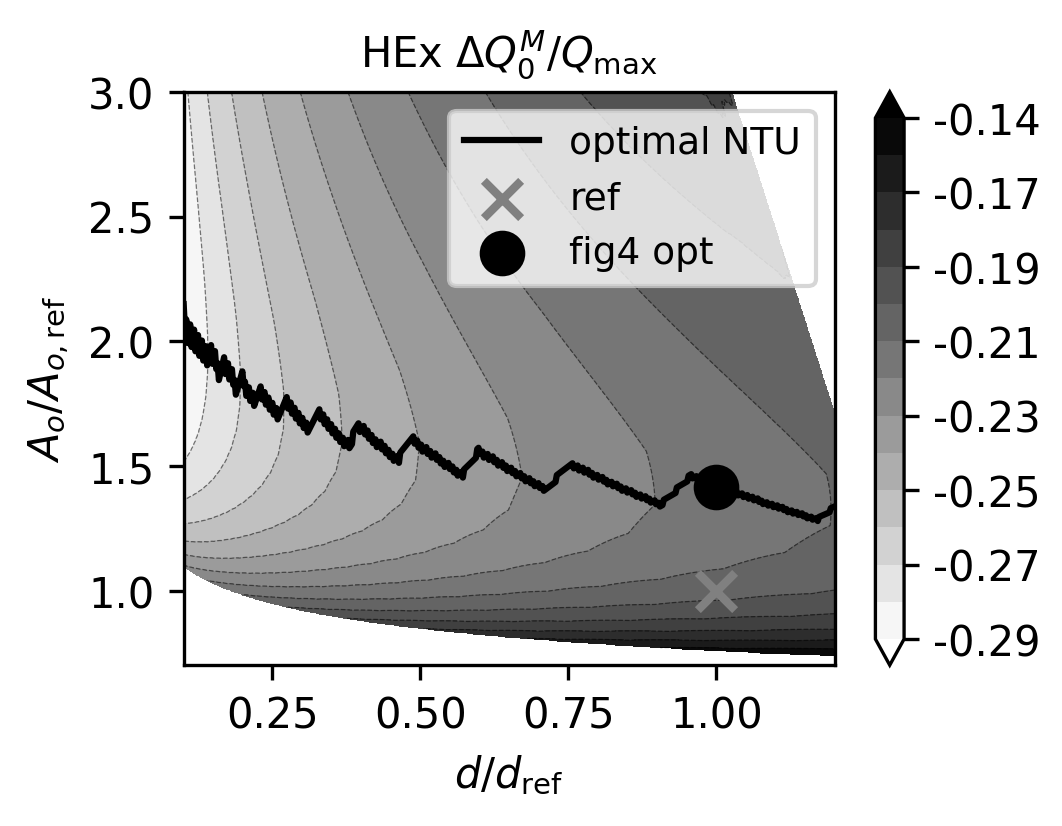

Source code (Python):
"""
2D contour plot of practical availability vs d_over_d_ref and scaled NTU.
Uses same inputs as newfig4 (Helicopter defaults). Pressure drop includes
multiplier d_over_d_ref**1.407. Y-axis: (NTU/NTU_match)**(-1.704) * (d_over_d_ref)**(-0.704).
"""

import os

import matplotlib.pyplot as plt
import matplotlib.ticker as mtick
import numpy as np
import xflow_ver07
from scipy.interpolate import griddata
from xflow_ver07 import (
    calculate_epsilon_ntu_curve,
    calculate_pressure_drop_ratio,
    practical_unavailable_creation_hex,
)

from heat_exchanger.epsilon_ntu import epsilon_ntu

save_dir = os.path.dirname(os.path.abspath(__file__))

# Helicopter defaults (same as newfig4)
DEFAULT_PRESSURE_DROP_ASSUMPTION = "inlet_density"
DEFAULT_C_COLD_OVER_C_HOT = 0.95
DEFAULT_D_R = 0.44
DEFAULT_G2_H = 2e-2
DEFAULT_ST_OVER_F = 0.4
DEFAULT_F_C_OVER_F_H = 1.0
DEFAULT_T = 1.7
DEFAULT_T_DEAD_OVER_T_COLD_IN = 0.52
DEFAULT_P_COLD_IN_OVER_P_HOT_IN = 7.2
DEFAULT_P_HOT_IN_OVER_P_DEAD = 1.03
DEFAULT_P_DEAD_OVER_P_HOT_IN = 1.0 / DEFAULT_P_HOT_IN_OVER_P_DEAD
DEFAULT_GAMMA = 1.4
NTU_MATCH = 1.479
DEFAULT_MOLAR_MASS_RATIO = 1.0
DEFAULT_A_R = 1.0
DEFAULT_DP_MAX = 0.2

# Sweep: d_over_d_ref from 0.5 to 1.2, 8 values step 0.1
D_OVER_D_REF_VALUES = np.linspace(0.5, 1.2, 10)  # 0.5, 0.6, ..., 1.2
NTU_MAX_AT_D_REF = 15.0  # NTU max at d/d_ref = 1; for smaller d, NTU max increases (2/d)
NTU_NUM = 10  # number of NTU points per d (sweep resolution)
CONTOUR_GRID_N = 20  # grid size for interpolation; contour smoothness is set by this, not NTU_NUM


def _ntu_max_for_d(d_over_d_ref):
    """NTU max for a given d/d_ref; increases as d decreases (e.g. 2/d)."""
    return NTU_MAX_AT_D_REF / d_over_d_ref


def _y_axis(d_over_d_ref, ntu):
    """Y-axis coordinate: (NTU/NTU_match)**(-1.704) * (d_over_d_ref)**(-0.704)."""
    return (ntu / NTU_MATCH) ** (-1.704) * (d_over_d_ref) ** (-0.704)


def _compute_reference_dp_curve(
    c_cold_over_c_hot,
    st_over_f,
    f_c_over_f_h,
    d_r,
    g2_h,
    pressure_drop_ratio,
    dp_max,
):
    """Reference hot pressure drop vs NTU at d_over_d_ref=1 (same formula as xflow 4.407).
    ntu_max set so the curve covers the full NTU range needed for all d (max at smallest d).
    Use a much higher dp_max for the reference curve so it covers full NTU range;
    actual dp_max check happens after scaling by d**1.407.
    """
    xflow_ver07.SHOW_CUBIC = True
    xflow_ver07.NTU_MATCH = NTU_MATCH
    ntu_max_ref = _ntu_max_for_d(D_OVER_D_REF_VALUES.min())
    # Add safety margin (1.2x) to ensure we cover all NTU values needed
    ntu_max_ref = ntu_max_ref * 1.2
    # Use much higher dp_max for reference curve so it covers full NTU range
    # The actual dp_max limit is applied after scaling by d**1.407
    dp_max_ref = dp_max * 3.0  # Allow reference curve to go much higher
    ntu_arr, _, dp_hot_ref, _, _ = calculate_epsilon_ntu_curve(
        c_cold_over_c_hot,
        st_over_f,
        f_c_over_f_h,
        d_r,
        g2_h,
        ntu_max=ntu_max_ref,
        dp_max=dp_max_ref,
        pressure_drop_percent_ratio_cold_over_hot=pressure_drop_ratio,
    )
    return ntu_arr, dp_hot_ref


def _practical_at_d_ntu(
    d_over_d_ref,
    ntu,
    ntu_ref,
    dp_hot_ref,
    c_cold_over_c_hot,
    pressure_drop_ratio,
    t,
    p_cold_in_over_p_hot_in,
    p_dead_over_p_hot_in,
    gamma,
    dp_max,
):
    """Practical unavailable creation at single (d, NTU). Pressure drop = ref_dp(NTU) * d**1.407."""
    # Interpolate reference dp at this NTU, then scale by d**1.407
    # np.interp will extrapolate if needed, but we'll check validity after
    dp_hot = np.interp(ntu, ntu_ref, dp_hot_ref) * (d_over_d_ref**1.407)
    dp_cold = pressure_drop_ratio * dp_hot

    if c_cold_over_c_hot <= 1.0:
        C_ratio = c_cold_over_c_hot
    else:
        C_ratio = 1.0 / c_cold_over_c_hot
    eps = epsilon_ntu(
        np.array([ntu]),
        C_ratio,
        exchanger_type="aligned_flow",
        flow_type="counterflow",
        n_passes=1,
    )[0]

    validity = (dp_hot < dp_max) & (dp_cold < dp_max)
    if not validity:
        return np.nan

    out = practical_unavailable_creation_hex(
        np.array([eps]),
        t,
        np.array([dp_hot]),
        np.array([dp_cold]),
        np.array([True]),
        p_cold_in_over_p_hot_in=p_cold_in_over_p_hot_in,
        p_dead_over_p_hot_in=p_dead_over_p_hot_in,
        gamma=gamma,
    )
    return float(out[0]) if len(out) > 0 else np.nan


def _fig4_optimum_ntu(
    ntu_ref,
    dp_hot_ref,
    c_cold_over_c_hot,
    pressure_drop_ratio,
    t,
    p_cold_in_over_p_hot_in,
    p_dead_over_p_hot_in,
    gamma,
    dp_max,
):
    """At d_over_d_ref=1, find NTU that minimizes practical_unavailable_creation (fig4 optimum)."""
    ntu_fine = np.linspace(0.35, NTU_MAX_AT_D_REF, 150)
    vals = []
    for ntu in ntu_fine:
        z = _practical_at_d_ntu(
            1.0,
            ntu,
            ntu_ref,
            dp_hot_ref,
            c_cold_over_c_hot,
            pressure_drop_ratio,
            t,
            p_cold_in_over_p_hot_in,
            p_dead_over_p_hot_in,
            gamma,
            dp_max,
        )
        vals.append(z)
    vals = np.array(vals)
    valid = np.isfinite(vals)
    if not np.any(valid):
        return None
    idx = np.nanargmin(vals)
    return float(ntu_fine[idx])


def _optimal_ntu_line(
    ntu_ref,
    dp_hot_ref,
    c_cold_over_c_hot,
    pressure_drop_ratio,
    t,
    p_cold_in_over_p_hot_in,
    p_dead_over_p_hot_in,
    gamma,
    dp_max,
):
    """Find optimal NTU for each d/d_ref, return (d_values, ntu_opt_values, y_opt_values)."""
    d_vals = []
    ntu_opt_vals = []
    y_opt_vals = []

    for d in D_OVER_D_REF_VALUES:
        ntu_max_d = _ntu_max_for_d(d)
        ntu_fine = np.linspace(0.35, ntu_max_d, NTU_NUM)
        vals = []
        for ntu in ntu_fine:
            z = _practical_at_d_ntu(
                d,
                ntu,
                ntu_ref,
                dp_hot_ref,
                c_cold_over_c_hot,
                pressure_drop_ratio,
                t,
                p_cold_in_over_p_hot_in,
                p_dead_over_p_hot_in,
                gamma,
                dp_max,
            )
            vals.append(z)
        vals = np.array(vals)
        valid = np.isfinite(vals)
        if np.any(valid):
            idx = np.nanargmin(vals)
            ntu_opt = float(ntu_fine[idx])
            y_opt = _y_axis(d, ntu_opt)
            d_vals.append(d)
            ntu_opt_vals.append(ntu_opt)
            y_opt_vals.append(y_opt)

    return np.array(d_vals), np.array(ntu_opt_vals), np.array(y_opt_vals)


def run_sweep_and_plot(
    c_cold_over_c_hot=DEFAULT_C_COLD_OVER_C_HOT,
    st_over_f=DEFAULT_ST_OVER_F,
    f_c_over_f_h=DEFAULT_F_C_OVER_F_H,
    d_r=DEFAULT_D_R,
    g2_h=DEFAULT_G2_H,
    t=DEFAULT_T,
    p_cold_in_over_p_hot_in=DEFAULT_P_COLD_IN_OVER_P_HOT_IN,
    p_dead_over_p_hot_in=DEFAULT_P_DEAD_OVER_P_HOT_IN,
    gamma=DEFAULT_GAMMA,
    pressure_drop_assumption=DEFAULT_PRESSURE_DROP_ASSUMPTION,
    molar_mass_ratio=DEFAULT_MOLAR_MASS_RATIO,
    a_r=DEFAULT_A_R,
    dp_max=DEFAULT_DP_MAX,
    base_name="newfig5",
):
    """Build 2D sweep (d_over_d_ref, NTU) and plot contour of practical availability."""
    sigma_r = d_r * a_r if a_r is not None else None
    pressure_drop_ratio = calculate_pressure_drop_ratio(
        pressure_drop_assumption,
        c_cold_over_c_hot,
        t,
        d_r,
        molar_mass_ratio,
        sigma_r,
        p_cold_in_over_p_hot_in,
    )

    # Reference dp curve at d=1 (used for all d via multiplier d**1.407)
    ntu_ref, dp_hot_ref = _compute_reference_dp_curve(
        c_cold_over_c_hot,
        st_over_f,
        f_c_over_f_h,
        d_r,
        g2_h,
        pressure_drop_ratio,
        dp_max,
    )

    # Fig4 optimum: at d=1, NTU that minimizes practical
    ntu_opt = _fig4_optimum_ntu(
        ntu_ref,
        dp_hot_ref,
        c_cold_over_c_hot,
        pressure_drop_ratio,
        t,
        p_cold_in_over_p_hot_in,
        p_dead_over_p_hot_in,
        gamma,
        dp_max,
    )
    if ntu_opt is not None:
        y_opt = _y_axis(1.0, ntu_opt)
    else:
        y_opt = None

    # Optimal NTU line: for each d, find optimal NTU
    d_opt_line, ntu_opt_line, y_opt_line = _optimal_ntu_line(
        ntu_ref,
        dp_hot_ref,
        c_cold_over_c_hot,
        pressure_drop_ratio,
        t,
        p_cold_in_over_p_hot_in,
        p_dead_over_p_hot_in,
        gamma,
        dp_max,
    )

    # 2D sweep: for each d, sweep NTU (NTU max increases for smaller d)
    # For smaller d/d_ref, pressure drop is lower (scaled by d**1.407), so we can go to higher NTU
    xx, yy, zz = [], [], []
    for d in D_OVER_D_REF_VALUES:
        ntu_max_d = _ntu_max_for_d(d)  # NTU max increases as d decreases (2/d formula)
        ntu_sweep = np.linspace(0.2, ntu_max_d, NTU_NUM)
        for ntu in ntu_sweep:
            z = _practical_at_d_ntu(
                d,
                ntu,
                ntu_ref,
                dp_hot_ref,
                c_cold_over_c_hot,
                pressure_drop_ratio,
                t,
                p_cold_in_over_p_hot_in,
                p_dead_over_p_hot_in,
                gamma,
                dp_max,
            )
            y = _y_axis(d, ntu)
            xx.append(d)
            yy.append(y)
            zz.append(z)

    xx = np.array(xx)
    yy = np.array(yy)
    zz = np.array(zz)
    valid = np.isfinite(zz)
    if not np.any(valid):
        print("No valid practical values in sweep.")
        print(f"Total points: {len(zz)}, Valid points: {np.sum(valid)}")
        return

    print(f"Valid points: {np.sum(valid)}/{len(zz)}")
    print(f"x range: [{xx[valid].min():.3f}, {xx[valid].max():.3f}]")
    print(f"y range: [{yy[valid].min():.3f}, {yy[valid].max():.3f}]")
    print(f"z range: [{zz[valid].min():.3f}, {zz[valid].max():.3f}]")

    # Interpolate onto regular grid for contour (smoothness = CONTOUR_GRID_N, not NTU_NUM)
    # The irregular (x, y, z) points from the sweep are interpolated onto a regular grid
    # for smooth contour plotting. CONTOUR_GRID_N controls smoothness, not NTU_NUM.
    x_min, x_max = D_OVER_D_REF_VALUES.min(), D_OVER_D_REF_VALUES.max()
    y_min, y_max = yy[valid].min(), yy[valid].max()
    # Slightly extend for nicer contours
    y_min = max(y_min * 0.95, 1e-5)
    y_max = min(y_max * 1.05, 3.0)
    grid_x = np.linspace(x_min, x_max, CONTOUR_GRID_N)
    grid_y = np.linspace(y_min, y_max, CONTOUR_GRID_N)
    X, Y = np.meshgrid(grid_x, grid_y)
    Z = griddata(
        (xx[valid], yy[valid]),
        zz[valid],
        (X, Y),
        method="cubic",
        fill_value=np.nan,
    )

    # Debug: check interpolation result
    # If cubic interpolation fails (e.g., insufficient points), fall back to linear
    z_valid_count = np.sum(np.isfinite(Z))
    print(f"Interpolated Z: {z_valid_count}/{Z.size} valid values")
    if z_valid_count == 0:
        print("Trying linear interpolation instead of cubic...")
        Z = griddata(
            (xx[valid], yy[valid]),
            zz[valid],
            (X, Y),
            method="linear",
            fill_value=np.nan,
        )
        z_valid_count = np.sum(np.isfinite(Z))
        print(f"After linear: {z_valid_count}/{Z.size} valid values")

    plt.rcParams.update(
        {
            "font.size": 10,
            "axes.titlesize": 10,
            "axes.labelsize": 10,
            "xtick.labelsize": 10,
            "ytick.labelsize": 10,
        }
    )
    fig, ax = plt.subplots(figsize=(9 / 2.54, 7 / 2.54))
    ax.set_xlim(x_min, x_max)
    ax.set_ylim(y_min, y_max)
    ax.set_xlabel(r"$d / d_{\mathrm{ref}}$")
    ax.set_ylabel(r"$A_o/A_{o,\mathrm{ref}}$")

    # Contour plot (practical availability)
    # Check for valid Z values before creating levels
    z_min = np.nanmin(Z)
    z_max = np.nanmax(Z)
    if not (np.isfinite(z_min) and np.isfinite(z_max)):
        print("Warning: No valid Z values for contour plot.")
        return

    levels = np.linspace(z_min, min(0, z_max), 15)
    # Ensure levels don't contain NaN or inf
    levels = levels[np.isfinite(levels)]
    if len(levels) < 2:
        print("Warning: Not enough valid levels for contour plot.")
        return

    cs = ax.contourf(X, Y, Z, levels=levels, cmap="gray_r", extend="both")
    ax.contour(X, Y, Z, levels=levels, colors="k", linewidths=0.3, alpha=0.5)

    # Optimal NTU line: plot line of optimal NTU for each d/d_ref
    if len(d_opt_line) > 0:
        # Filter points within plot bounds
        mask = (d_opt_line >= x_min) & (d_opt_line <= x_max) & (y_opt_line >= y_min) & (y_opt_line <= y_max)
        if np.any(mask):
            ax.plot(
                d_opt_line[mask],
                y_opt_line[mask],
                "k-",
                linewidth=1.5,
                zorder=6,
                label="optimal NTU",
            )

    # Ref at (1, 1): grey cross
    ax.scatter([1.0], [1.0], marker="x", s=80, color="grey", linewidths=2, zorder=5, label="ref")
    # Fig4 optimum: black circle (at d=1, y = y_opt)
    if y_opt is not None and y_min <= y_opt <= y_max:
        ax.scatter(
            [1.0],
            [y_opt],
            s=80,
            facecolors="black",
            edgecolors="black",
            linewidths=2,
            zorder=5,
            label="fig4 opt",
        )
    ax.legend(loc="upper right", fontsize=9)
    ax.set_title(r"HEx $\Delta Q_0^M / Q_{\mathrm{max}}$")
    plt.colorbar(cs, ax=ax, format=mtick.FormatStrFormatter("%.2f"))
    plt.tight_layout(pad=0.5)

    for ext in ["svg", "tiff", "png"]:
        path = os.path.join(save_dir, f"{base_name}.{ext}")
        fig.savefig(path, dpi=300, facecolor="white", bbox_inches=None, pad_inches=0)
        print(f"Saved {path}")
    plt.close(fig)


if __name__ == "__main__":
    run_sweep_and_plot(
        c_cold_over_c_hot=DEFAULT_C_COLD_OVER_C_HOT,
        st_over_f=DEFAULT_ST_OVER_F,
        f_c_over_f_h=DEFAULT_F_C_OVER_F_H,
        d_r=DEFAULT_D_R,
        g2_h=DEFAULT_G2_H,
        t=DEFAULT_T,
        p_cold_in_over_p_hot_in=DEFAULT_P_COLD_IN_OVER_P_HOT_IN,
        p_dead_over_p_hot_in=DEFAULT_P_DEAD_OVER_P_HOT_IN,
        gamma=DEFAULT_GAMMA,
        pressure_drop_assumption=DEFAULT_PRESSURE_DROP_ASSUMPTION,
        molar_mass_ratio=DEFAULT_MOLAR_MASS_RATIO,
        a_r=DEFAULT_A_R,
        dp_max=DEFAULT_DP_MAX,
        base_name="newfig5_salvaged",
    )
